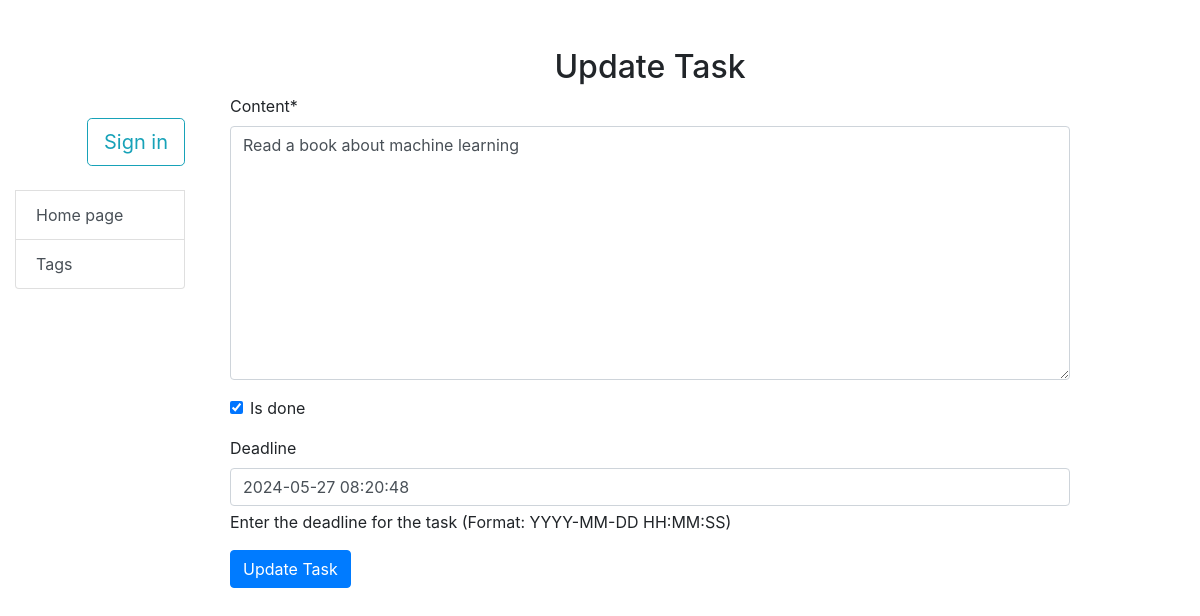
/task/update/5/, run on the app's committed database.
### todo/models.py (models this page shows, shortened)
class Task(models.Model):
    content = models.TextField()
    created_at = models.DateTimeField(auto_now_add=True)
    deadline = models.DateTimeField(null=True, blank=True)
    is_done = models.BooleanField(default=False)
    tags = models.ManyToManyField("Tag", related_name="tasks", blank=True)
    owner = models.ForeignKey(
        User,
        on_delete=models.CASCADE,
        related_name="tasks",
    )
    class Meta:
        ordering = ["is_done"]

### todo/views.py (the view)
# urls.py: path("task/update/<int:pk>/", update_task, name="update_task"),
def update_task(request: HttpRequest, pk: int) -> HttpResponse:
    task = Task.objects.get(id=pk)
    if request.method == "POST":
        form = TaskUpdateForm(request.POST, instance=task)
        if form.is_valid():
            form.save()
            return redirect("todo:index")
    else:
        form = TaskUpdateForm(instance=task)
    return render(request, "todo/update_task.html", {"form": form})

### todo/forms.py
class TaskUpdateForm(forms.ModelForm):
    class Meta:
        model = Task
        fields = ["content", "is_done", "deadline"]
    def __init__(self, *args, **kwargs):
        super(TaskUpdateForm, self).__init__(*args, **kwargs)
        self.fields["deadline"].help_text = (
            "Enter the deadline for the task (Format: YYYY-MM-DD HH:MM:SS)"
        )
        self.helper = FormHelper()
        self.helper.layout = Layout(
            "content",
            "is_done",
            "deadline",
            Submit("update", "Update Task", css_class="btn-primary"),
        )

### templates/todo/update_task.html (shortened to what this page needs)
{% extends "_base.html" %}
{% load crispy_forms_filters %}
{% block content %}
<div class="container mt-5">
    <h2  class="text-center">Update Task</h2>
    <form method="post">
        {{ form|crispy }}
        <button type="submit" class="btn btn-primary">Update Task</button>
    </form>
</div>
{% endblock %}

### data on the page
Task: content "Read a book about machine learning", is_done "☑", deadline "2024-05-27 08:20:48"
